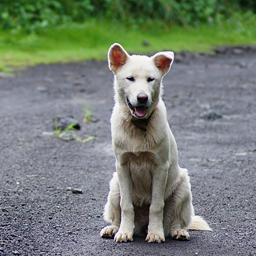
#> input picture ch03/dog.bmp, 256 x 256 px, found by its file name
$ python inrange.py
#> lines starting #> are read from the running program, lines starting #| are printed output that depends on the picture; after the words box and inside, x2 and y2 are one past the last pixel; in counts of white or black regions, pixels touching at a corner belong together
import sys
import cv2
import numpy as np
from matplotlib import pyplot as plt

src = cv2.imread('/Users/yoojongsang/Documents/GitHub/opencv_study/ch03/dog.bmp', cv2.IMREAD_COLOR)
#> src is the input picture: shape (256, 256, 3); mean B, G, R 117.5, 127.8, 118.4
src_hsv = cv2.cvtColor(src, cv2.COLOR_BGR2HSV)
#> src_hsv: shape (256, 256, 3); mean H, S, V 83.2, 60.1, 136.7

def on_trackbar(pos):
#> called with pos = 0
    hmin = cv2.getTrackbarPos('h_min', 'dst')
    hmax = cv2.getTrackbarPos('h_max', 'dst')

    dst = cv2.inRange(src_hsv, (hmin,150,0), (hmax, 255, 255))
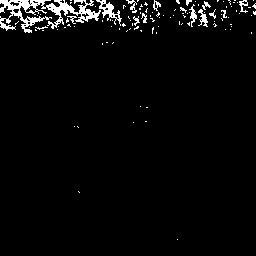
#> dst: shape (256, 256); 3.5% white; 110 white regions (96 under 20 px), largest, box (x1, y1, x2, y2) and area: (0, 0, 101, 33) 1263, (96, 0, 122, 26) 209, (198, 9, 208, 27) 82
    cv2.imshow('dst', dst)

cv2.imshow('src', src)
cv2.namedWindow('dst')

cv2.createTrackbar('h_min', 'dst', 50, 179, on_trackbar)
cv2.createTrackbar('h_max', 'dst', 80, 179, on_trackbar)
on_trackbar(0)

cv2.waitKey()
